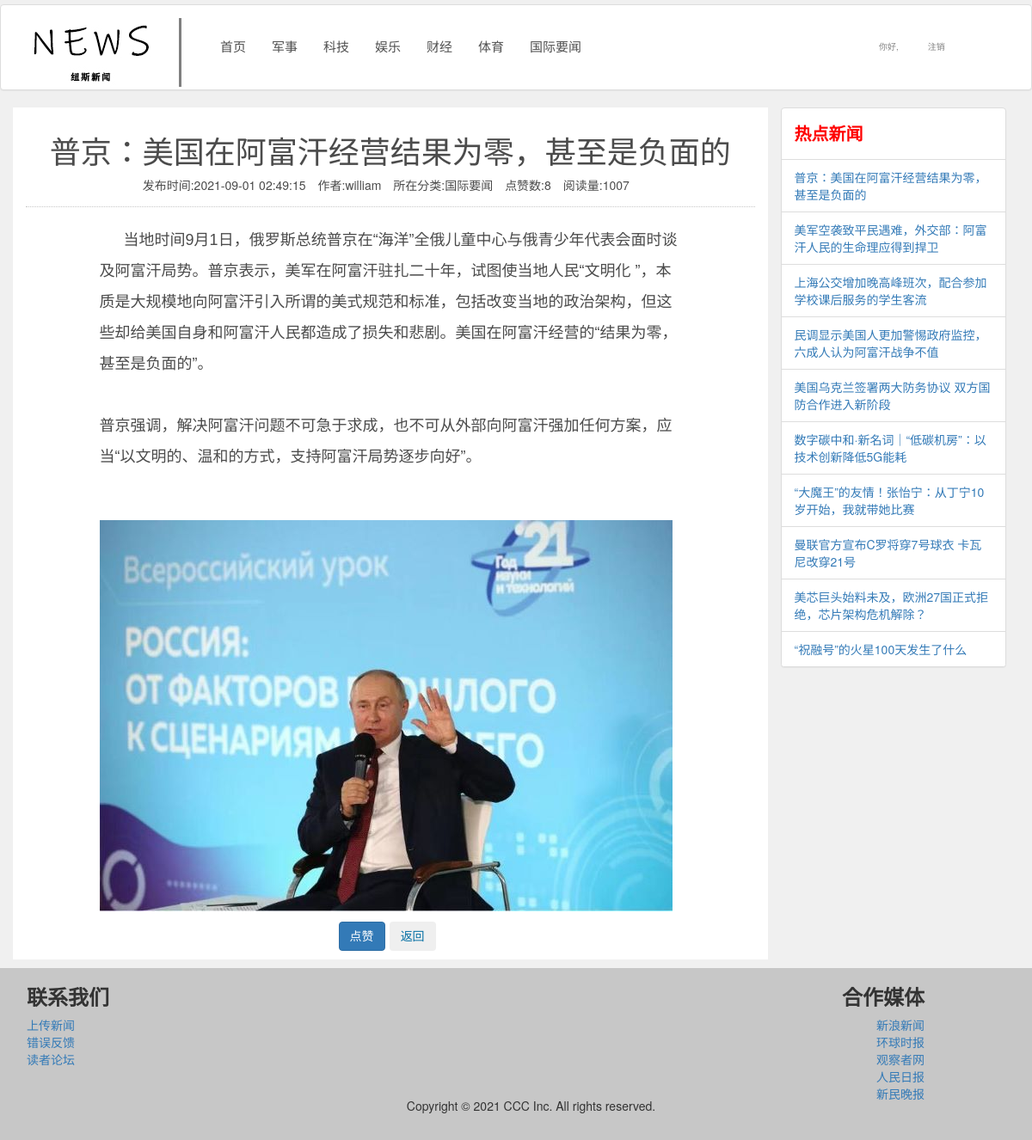
/php/newsdetail.php?newsid=3 (signed in), run on the app's committed database.
### tables this page shows
CREATE TABLE IF NOT EXISTS `tbl_newsclass` (
  `classid` int(11) NOT NULL AUTO_INCREMENT COMMENT '类别编号',
  `classname` varchar(50) DEFAULT NULL COMMENT '类别标题',
  `classdesc` varchar(200) DEFAULT NULL COMMENT '类别说明',
  PRIMARY KEY (`classid`)
);

CREATE TABLE IF NOT EXISTS `tbl_news` (
  `newsid` int(11) NOT NULL AUTO_INCREMENT COMMENT '新闻编号',
  `title` varchar(100) NOT NULL COMMENT '新闻标题',
  `content` text COMMENT '新闻内容',
  `publishtime` timestamp NOT NULL DEFAULT CURRENT_TIMESTAMP COMMENT '发布时间',
  `uid` int(11) NOT NULL COMMENT '用户编号',
  `classid` int(11) NOT NULL COMMENT '新闻类型编号',
  `istop` int(11) NOT NULL DEFAULT '0' COMMENT '置顶标志',
  `ishot` int(11) NOT NULL DEFAULT '0' COMMENT '热点标志',
  `likecount` int(11) NOT NULL DEFAULT '0' COMMENT '新闻点赞计数',
  `viewcount` int(11) NOT NULL DEFAULT '0' COMMENT '新闻访问量',
  `newsimg` varchar(50) NOT NULL,
  PRIMARY KEY (`newsid`),
  KEY `FK_uid` (`uid`),
  KEY `FK_classid` (`classid`)
);

CREATE TABLE IF NOT EXISTS `tbl_user` (
  `uid` int(11) NOT NULL AUTO_INCREMENT COMMENT '用户编号',
  `uname` varchar(50) NOT NULL COMMENT '用户名',
  `upass` varchar(20) NOT NULL COMMENT '密码',
  `uemail` varchar(50) NOT NULL COMMENT '邮箱',
  `heading` varchar(50) NOT NULL COMMENT '头像',
  `regtime` timestamp NOT NULL DEFAULT CURRENT_TIMESTAMP COMMENT '注册时间',
  `gender` smallint(6) NOT NULL COMMENT '性别',
  `power` smallint(6) NOT NULL COMMENT '用户权限',
  PRIMARY KEY (`uid`)
);

### php/newsclass.dao.php (called while the page is built, shortened)
<?php
require_once 'common.php';
function findnewsclass(){
    $sql="select * from tbl_newsclass";
    $link=get_connect();
    $result=execQuery($sql,$link);
    return $result;
}
?>

### php/common.php (called while the page is built, shortened)
<?php
function  mysql_dataCheck($parameter,$link){
    return mysqli_real_escape_string($link,$parameter);
}
function execQuery($strQuery,$link){
    $res= mysqli_query($link,$strQuery);
    $results = array();
     while($row = mysqli_fetch_assoc($res)){
       $results[] = $row;
    }
    return $results;
}
?>

### php/news.dao.php (called while the page is built, shortened)
<?php
    require_once 'common.php';
	function find10hotNews(){
		$sql="select * from tbl_news order by viewcount desc limit 10";
		$link=get_connect();
		$result=execQuery($sql,$link);
		return $result;
	}
    function findNewsByID($newsID){
        $link=get_connect();
        $newsID=mysql_dataCheck($newsID,$link);
        $sql="select * from tbl_news where newsID=$newsID";
        $result=execQuery($sql,$link);
        if(count($result)>0){
            return $result[0];
        }else{
            return $result;
        }
    }
?>

### php/user.dao.php (called while the page is built, shortened)
<?php
    require_once 'common.php';
    function findUserById($userId){
        $link=get_connect();
        $sql="select * from tbl_user where uid=$userId";
        $result=execQuery($sql,$link);
        if(count($result)>0){
            return $result[0];
        }else{
            return $result;
        }
    }
?>

### php/newsdetail.php (the view, shortened to what this page needs)
<!DOCTYPE html>
<html lang="en">
<head>
	<link rel="stylesheet"  href="../dist/css/bootstrap.css"/>
	<link rel="stylesheet"  href="../css/body.css"/>
</head>
<body>
    <?php
    if (isset($_GET['newsid'])) {
        require_once 'news.dao.php';
		require_once 'newsclass.dao.php';
		$rst1=findnewsclass();
        $news = findNewsByID($_GET['newsid']);
        $title = $news['title'];
        $content = $news['content'];
        $publishtime = $news['publishtime'];
        $viewcount = $news['viewcount'];
        $likecount = $news['likecount'];
		$img=$news['newsimg'];
        require_once 'user.dao.php';
        require_once 'newsclass.dao.php';
        $user = findUserById($uid);
        $username = $user['uname'];
        $newsclass = findNewsClassByID($classid);
        $classname = $newsclass['classname'];
    } else {
        header("location:newslist.php");
    }
    ?>
	<div class="panel panel-default" style="height: 100px;margin-top: 5px;">
	    <div class="panel-body">
	        <div class="container">
				<div class="row" style="height: 90px;">
				<div class="col-md-2" style="border-right:solid gray;">
					<img src="../img/news.jpg" >
				</div>
	        	<div class="col-md-8" style="margin-top: 8px;font-size: 15px;">
	        		<nav class="navbar navbar-static-top" role="navigation">
	        		    <div class="container-fluid">
	        		    <div>
	        		        <ul class="nav navbar-nav">
	        		                <li><a href="newslist.php?page=1" style="color: #4F4F4F;">首页</a></li>
	        		                <?php
	        		                    foreach($rst1 as $row){
	        		                        $classid=$row['classid'];
	        		                        $classname=$row['classname'];
	        		                        echo "<li><a href='newslist.php?classid=$classid&page=1' style='color: #4F4F4F;'>$classname</a></li>";
	        		                    }
	        		                ?>
	        		        </ul>
	        		    </div>
	        		    </div>
	        		</nav>
	        	</div>
				<div class="col-md-2" style="margin-top: 15px;font-size: 10px;">
					<ul class="nav nav-tabs" style="border: none;">
						<li><a href="#" style="color: #828282;">
						<?php
						if(!isset($_SESSION['user'])){
						    echo "登录";
						}else{
							$userinfo=$_SESSION['user'];
							echo "你好,",$userinfo['username'];
						}
						?>
						</a></li>
						<li>
						<?php
						if(!isset($_SESSION['user'])){
						    echo "注册";
						}else{
							echo "<a href=logic.php?action=logout style='color: #828282;'>注销</a>";
						}
						?>
						</li>
					</ul>
				</div>
				</div>
			</div>
		</div>
	</div>
    <div class="container">
		<div class="row">
			<div class="news_show col-md-9">
				<div class="show_title">
				<h1><?php echo $title; ?></h1>
				<span>发布时间:<?php echo $publishtime; ?></span>
				<span>作者:<?php echo $username; ?></span>
				<span>所在分类:<?php echo $classname; ?></span>
				<span>点赞数:<?php echo $likecount; ?></span>
				<span>阅读量:<?php echo $viewcount; ?></span>
				</div>
				<div class="col-md-1"></div>
				<div class="content col-md-10">
				<?php echo htmlspecialchars_decode($content); ?>
				<div class="imgs">
				<?php echo "<img src=newsimg/".$img.".jpg class='center-block' style='width:100%;'>"; ?>
				</div>
				<div class="button-group" style="margin:10px auto 10px 250px;">
					<form method="post" action="">
					<a href="#"><button class="btn btn-primary" name="button" value="1">点赞</button></a>
					<a href="newslist.php?page=1"><button class="btn btn-secondary" name="button2" value="2">返回</button></a>
					</form>
				</div>
				</div>
				<div class="col-md-1"></div>
			</div>
			<div class="col-md-3">
				<div class="panel panel-default">
				    <div class="panel-body" style="color: red;">
				        <span style="font-size: 20px;font-weight: 700;">热点新闻</span>
				    </div>
					<?php
						$rst3=find10hotNews();
						echo "<ul class='list-group'>";
						foreach($rst3 as $row){
							$newsid=$row['newsid'];
							echo "<li class='list-group-item'><a href='newsdetail.php?newsid=$newsid'>".$row['title']."</a></li>";
						}
						echo "</ul>";
					?>
				</div>
			</div>
		</div>
	</div>
	<div style="width: 100%;background-color: #C7C7C7;height: 200px;margin-top: 10px;">
		<div class="container">
			<div class="row">
				<div class="text-left col-md-4" style="padding-left: 16px;">
					<ul  class="list-unstyled">
						<li class="h3"style="font-weight: bold;">联系我们</li>
						<li><a href="addnews.php">上传新闻</a></li>
						<li><a href="#">错误反馈</a></li>
						<li><a href="#">读者论坛</a></li>
					</ul>
				</div>
				<div class="text-center col-md-4" style="margin-top: 150px;padding-right:20px ;">
					<ul>
						<p class="copyright">Copyright © 2021 CCC Inc. All rights reserved.</p>
					</ul>
				</div>
				<div class="text-right col-md-4" style="padding-right: 110px;">
					<ul  class="list-unstyled">
						<li class="h3"style="font-weight: bold;">合作媒体</li>
						<li><a href="#">新浪新闻</a></li>
						<li><a href="#">环球时报</a></li>
						<li><a href="#">观察者网</a></li>
						<li><a href="#">人民日报</a></li>
						<li><a href="#">新民晚报</a></li>
					</ul>
				</div>
			</div>
		</div>
	</div>
</body>
</html>

### css/body.css (style rules this page uses)
body { background-color: #f0f0f0; }
.news_show { margin-top: 10px; color: #FFFFFF; }
.news_show .show_title { text-align: center; font-size: 14px; border-bottom: 1px dotted #c7c7c7; padding-bottom: 15px; margin-bottom: 20px; }
.news_show span { padding-right: 10px; }
.news_show a { color: #0871A5; text-decoration: none; }
.news_show .content { font-size: 15px; text-indent: 2em; }

### php/newsdetail.php (style rules this page uses)
.news_show { margin: 0 auto; background-color: #FFFFFF; padding-top: 10px; color: #4B4B4B; }
.news_show .show_title { text-align: center; font-size: 14px; border-bottom: 1px dotted #c7c7c7; padding-bottom: 15px; margin-bottom: 20px; }
.news_show span { padding-right: 10px; }
.news_show a { color: #0871A5; text-decoration: none; }
.news_show .content { font: 18px "Hiragino Sans GB","Microsoft Yahei",sans-serif; line-height: 2; text-indent: 28px; }
.imgs { margin-top: 20px; width: 666px; height: auto; overflow: hidden; }

### data on the page
tbl_newsclass: classname "军事"
tbl_newsclass: classname "科技"
tbl_newsclass: classname "娱乐"
tbl_newsclass: classname "财经"
tbl_newsclass: classname "体育"
tbl_newsclass: classname "国际要闻"
tbl_news: title "普京：美国在阿富汗经营结果为零，甚至是负面的", publishtime "2021-09-01 02:49:15", likecount "8", viewcount "1007", content "当地时间9月1日，俄罗斯总统普京在“海洋”全俄儿童中心与俄青少年代表会面时谈及阿富汗局势。普京表示，美军在阿富汗驻扎二十年，试图使当地人民“文明化 ”，本质是大规模地向阿富汗引入所谓的美式规范和标准，包括改变当地的政治架构，但这些却给美国自身和阿富汗人民都造成了损失和悲剧。美国在阿富汗经营的“结果为零，甚至是负面的”。 普京强调，解决阿富汗问题不可急于求成，也不可从外部向阿富汗强加任何方案，应当“以文明的、温和的方式，支持阿富汗局势逐步向好”。"
tbl_user: uname "william"
tbl_news: title "美军空袭致平民遇难，外交部：阿富汗人民的生命理应得到捍卫"
tbl_news: title "上海公交增加晚高峰班次，配合参加学校课后服务的学生客流"
tbl_news: title "民调显示美国人更加警惕政府监控，六成人认为阿富汗战争不值"
tbl_news: title "美国乌克兰签署两大防务协议 双方国防合作进入新阶段"
tbl_news: title "数字碳中和·新名词｜“低碳机房”：以技术创新降低5G能耗"
tbl_news: title "“大魔王”的友情！张怡宁：从丁宁10岁开始，我就带她比赛"
tbl_news: title "曼联官方宣布C罗将穿7号球衣 卡瓦尼改穿21号"
tbl_news: title "美芯巨头始料未及，欧洲27国正式拒绝，芯片架构危机解除？"
tbl_news: title "“祝融号”的火星100天发生了什么"
